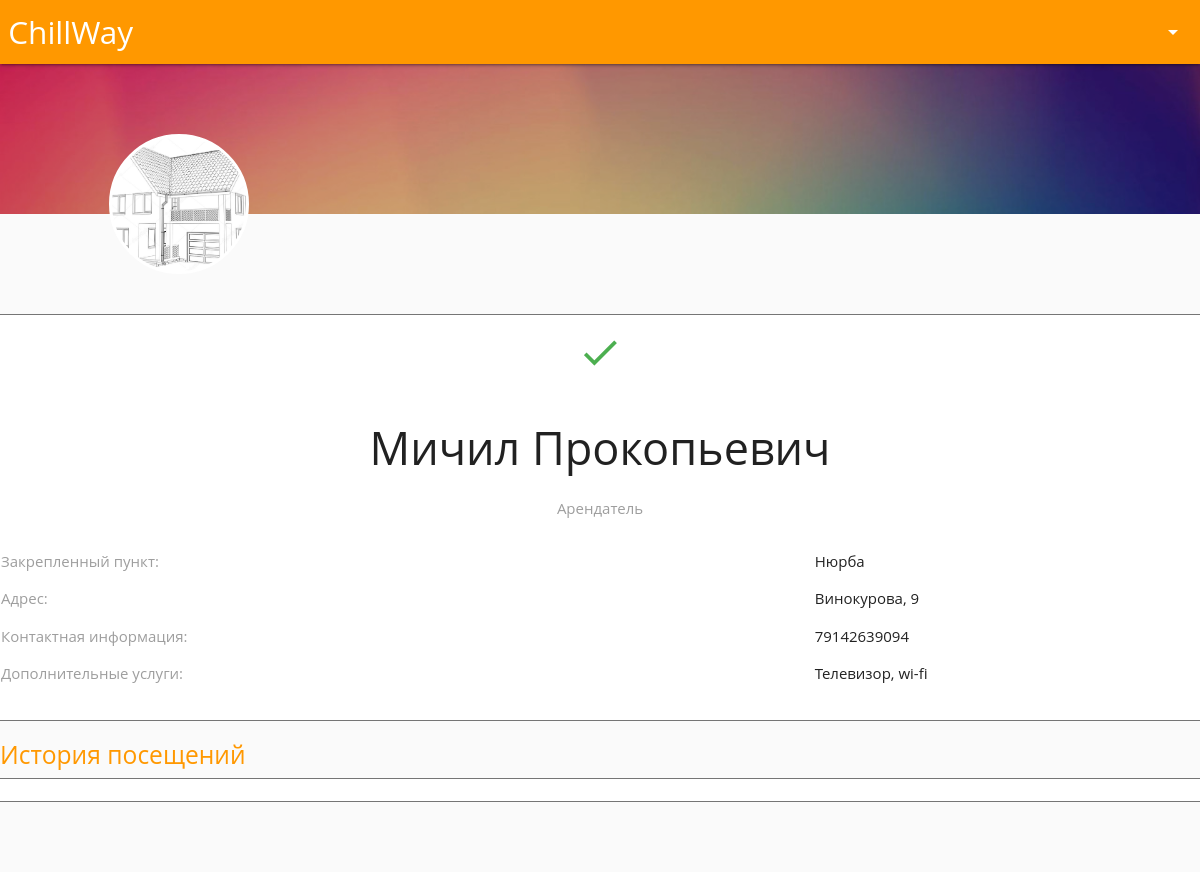
/profile/3/ (signed in), run on an earlier commit of the app's database.
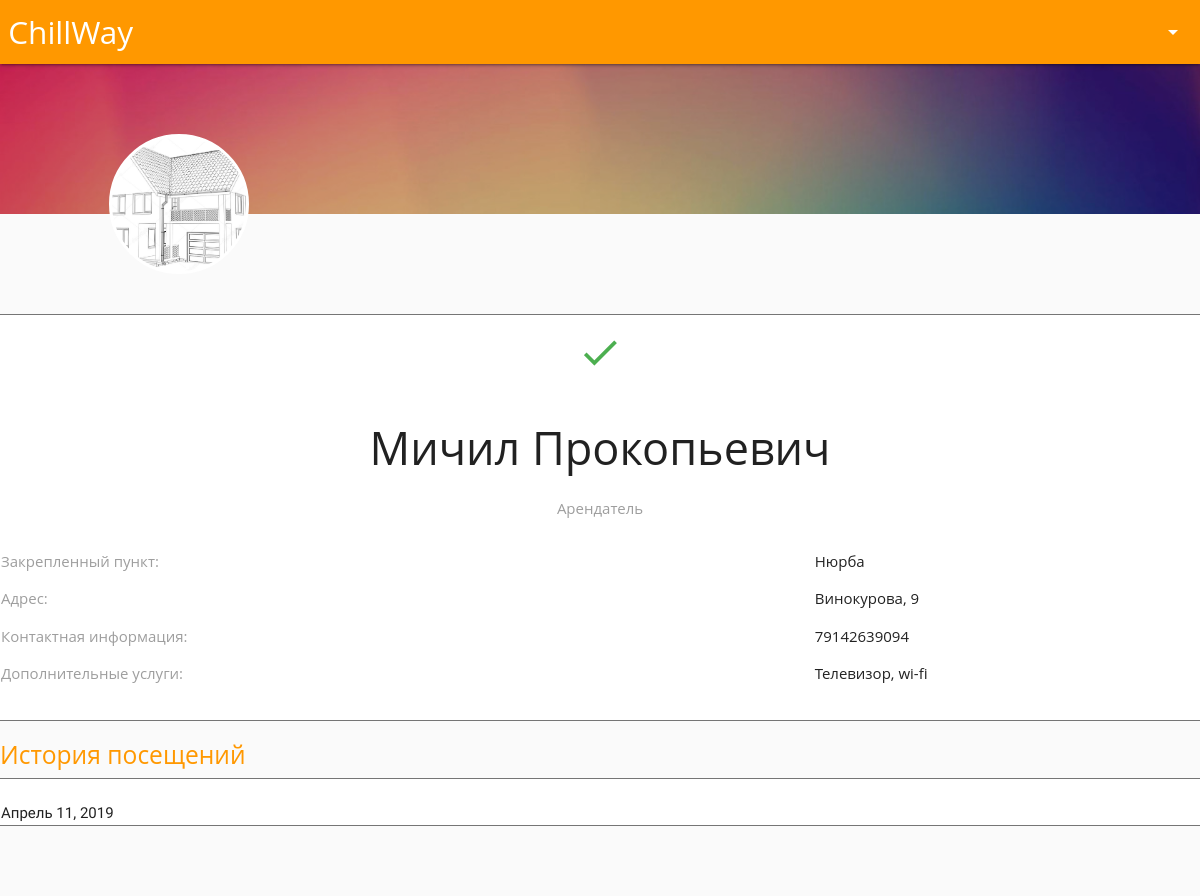
And on a later commit of the database.
### main/models.py (models this page shows, shortened)
class Entrepreneur(models.Model):
	user      = models.OneToOneField(User,on_delete=models.CASCADE)
	status    = models.CharField(max_length = 50, choices = STATUS)
	location  = models.ForeignKey('Location', null = True, blank = True,on_delete=models.CASCADE)
	address   = models.CharField(max_length = 100, blank = True)
	price     = models.IntegerField(default = 0)
	telephone = models.CharField(max_length = 100, blank = True)
	addition  = models.CharField(max_length = 500, blank = True)
	about     = models.CharField(max_length = 500, default = "Предприниматель")
	photo     = models.ImageField(upload_to = "images/", default = "images/home_default.jpg")
	checked   = models.BooleanField(default = False)
	birthday        = models.DateField(default = "2001-04-04")
	sex             = models.BooleanField(default = False, choices = SEX)
	passport_series = models.CharField(max_length = 4)
	passport_number = models.CharField(max_length = 6)
	unit_code 		= models.CharField(max_length = 7)

class Location(models.Model):
	location = models.CharField(max_length = 100)
	def __str__(self):
		return str(self.location)

class Ar_History(models.Model):
	ar = models.ForeignKey("Entrepreneur")
	co = models.ForeignKey("Consumer")
	date = models.DateField()

### main/views.py (the view)
# urls.py: url(r'^profile/(?P<user_id>[0-9]+)/$', views.profile, name = 'index'),
def profile(request, user_id):
	if not request.user.is_authenticated():
		return HttpResponseRedirect("/login")
	context = {}
	view_user = User.objects.get(id = user_id)
	view_profile = get_correct_profile(view_user)
	context["view_profile"] = view_profile
	profile = get_correct_profile(user = request.user)
	context["profile"] = profile
	if profile.user.email == "home@m.ru":
		context["history"] = Ar_History.objects.filter(ar = profile)
	elif profile.user.email == "consumer@m.ru":
		context["history"] = Ar_History.objects.filter(co = profile)
	if request.method == "POST":
		if "request" in request.POST:
			Consumer_Request.objects.create(consumer = profile, entrepreneur = view_profile)
			context["message"] = "Заявка кинута! Ожидайте ответа :)"
	request = render(request, 'main/profile.html', context)
	return request

### main/views.py (called while the page is built)
def get_correct_profile(user):
	status = user.email
	if "administrator" in status:
		profile = Administrator.objects.get(user = user)
	elif "consumer" in status:
		profile = Consumer.objects.get(user = user)
	else:
		profile = Entrepreneur.objects.get(user = user)
	return profile

### main/templates/main/profile.html (shortened to what this page needs)
{% load staticfiles %}
{% include 'main/header.html' %}
		<div class = "row">
			<div class = "col s12" style=" padding: 0 0;">
				<div  style="background-size: cover;   background-image:  url(/media/images/profile_background.jpg); height: 150px; background-position: relative">
					<div style="background-color: rgba(0,0,0,0.2); background-position: absolute;height: 150px;" >
					</div>
				</div>
			</div>
			<div class = "col s12" style=" padding: 0 0;">
				<div class = "row">
					<div class = "col s12" style="position: relative; height: 80px">
						<div class = "avatar" style="background-image: url(/media/{{view_profile.photo}}); background-size: cover;background-position: center; position: absolute; height: 140px; width: 140px; z-index: 100; border-radius: 100%; border: 3px solid white; left: 120px; bottom: 20px"></div>
					</div>
				</div>
				<div class = "row">
					<div class = "col s12 white" style="border: 1px solid #757575; border-radius: 8px">
						{% if view_profile.user.email != "consumer@m.ru" %}
							{% if view_profile.checked %}
								<p class = "center cicrle" ><i class="material-icons green-text" style="font-size: 3em;">check</i></p>
							{% else %}
								<p class = "center cicrle" ><i class="material-icons red-text" style="font-size: 3em;">close</i></p>
							{% endif %}
						{% endif %}
						<h1 class = "center" style="font-size: 3em; font-weight: 500"> {{ view_profile.user.last_name }} </h1>
						<p class = "center grey-text" style="font-size: 1em;">
							{% if view_profile.user.email == "consumer@m.ru" %}
								Путешественник
							{% elif view_profile.user.email == "home@m.ru" %}
								Арендатель
							{% elif view_profile.user.email == "repair@m.ru" %}
								Ремонт
							{% else %}
								Администрация
							{% endif %}
						</p>
						<div class = "row">
							<div class = "col s8">
								{% if view_profile.user.email == "consumer@m.ru" %}
									<p class="grey-text">Посетил:</p>
									<p class="grey-text">Рейтинг:</p>
									<p class="grey-text">Контактная информация:</p>
									<p class="grey-text">Возраст:</p>
									<p class="grey-text">Предпочтения:</p>
								{% elif view_profile.user.email == "administrator@m.ru" %}
									<p class="grey-text">Закрепленный пункт:</p>
									<p class="grey-text">Улица:</p>
									<p class="grey-text">Контактная информация:</p>
								{% else %}
									<p class="grey-text">Закрепленный пункт:</p>
									<p class="grey-text">Адрес:</p>
									<p class="grey-text">Контактная информация:</p>
									<p class="grey-text">Дополнительные услуги:</p>
								{% endif %}
							</div>
							<div class = "col s4">
								{% if view_profile.user.email == "consumer@m.ru" %}
									<p> {{view_profile.rate_int}} домов!</p>
									<p> {{view_profile.rate_name}} </p>
									<p>{{view_profile.telephone}}</p>
									<p>{{view_profile.age}}</p>
									<p>{{view_profile.wishes}}</p>
								{% elif view_profile.user.email == "administrator@m.ru" %}
									<p>{{view_profile.location}}</p>
									<p>{{view_profile.address}}</p>
									<p>{{view_profile.telephone}}</p>
								{% else %}
									<p>{{view_profile.location}}</p>
									<p>{{view_profile.address}}</p>
									<p>{{view_profile.telephone}}</p>
									<p>{{view_profile.addition}}</p>
								{% endif %}
							</div>
						</div>
					</div>
				</div>
				{% if view_profile.user.email != "repair@m.ru" and view_profile.user.email != "administrator@m.ru" %}
					<h5 class = "orange-text"> История посещений </h5>
					<div class = "row">
						<div class = "col s12 white" style="border: 1px solid #757575; border-radius: 8px">
							<br>
							{% if view_profile.user.email == "consumer@m.ru" %}
								{% for event in history %}
									<div class = "col s12 white" style="border: 1px solid #757575; border-radius: 8px">
										{{event.date}}
										{{event.ar}}
									</div>
								{% endfor %}
							{% elif view_profile.user.email == "home@m.ru" %}
								{% for event in history %}
									{{event.date}}
								{% endfor %}
							{% endif %}
						</div>
					</div>
					<br>
				{% endif %}
			</div>
		</div>
{% include 'main/footer.html' %}

### main/templates/main/header.html (shortened to what this page needs)
{% load staticfiles %}
<!DOCTYPE html>
<html>
	<head>
        <link rel="stylesheet" href="{% static 'css/materialize.min.css' %}">
        <link rel="stylesheet" href="{% static 'css/fonts.css' %}">
        <link rel="stylesheet" href="{% static 'css/clock.css' %}">
    </head>
    <body style="">
        <header>
                <div class = "main-navbar navbar-fixed">
                    <nav>
                        <div class="nav-wrapper orange" style="position: relative;">
                            <a href="/filter" class="brand-logo">&nbsp;ChillWay</a>
                            <ul id="nav-mobile" class="right hide-on-med-and-down">
                                    <li><a class="dropdown-button" href="#!" data-activates="dropdown1" data-beloworigin="true" style="min-width: 150px;">{{ profile.name }} <i class="material-icons right"> arrow_drop_down </i></a></li>
                            </ul>
                        </div>
                    </nav>
                </div>
            </header>
            <main>

### main/templates/main/footer.html (shortened to what this page needs)
        </main>
        <br>
    </body>
</html>

### main/templates/main/header.html (style rules this page uses)
* { font-family: 'Arimo', sans-serif; }

What changed in the data, as far as the page shows it:
added Ar_History: date "Апрель 11, 2019"
